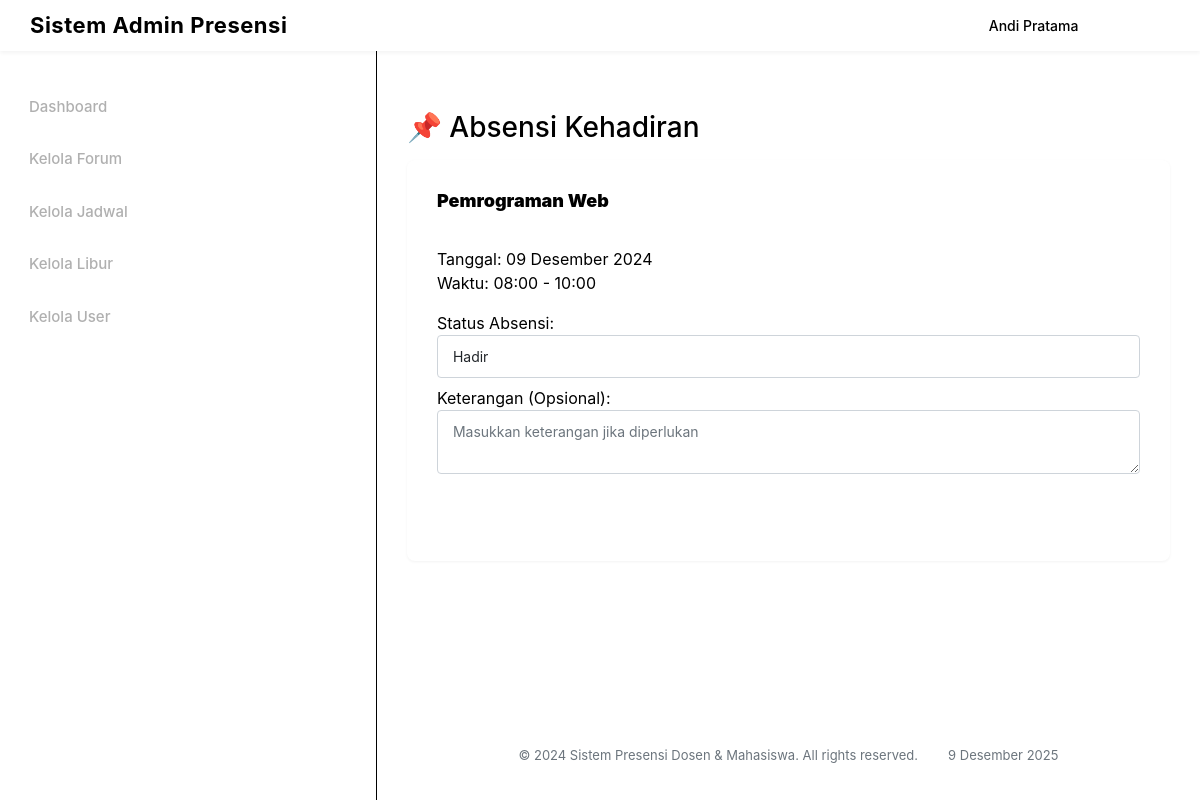
/mahasiswa/absensi.php (signed in), run on the app's committed database.
### tables this page shows
CREATE TABLE forums (
    id INT AUTO_INCREMENT PRIMARY KEY,
    kode_forum VARCHAR(20) NOT NULL UNIQUE,
    judul VARCHAR(100) NOT NULL,
    deskripsi TEXT,
    dosen_id INT,
    created_by INT,
    created_at TIMESTAMP DEFAULT CURRENT_TIMESTAMP,
    FOREIGN KEY (dosen_id) REFERENCES users(id) ON DELETE CASCADE,
    FOREIGN KEY (created_by) REFERENCES users(id) ON DELETE CASCADE
);

CREATE TABLE jadwal_absensi (
    id INT AUTO_INCREMENT PRIMARY KEY,
    forum_id INT NOT NULL,
    tanggal DATE NOT NULL,
    waktu_mulai TIME NOT NULL,
    waktu_selesai TIME NOT NULL,
    topik VARCHAR(200),
    status ENUM('aktif', 'selesai') DEFAULT 'aktif',
    created_by INT,
    created_at TIMESTAMP DEFAULT CURRENT_TIMESTAMP,
    FOREIGN KEY (forum_id) REFERENCES forums(id) ON DELETE CASCADE,
    FOREIGN KEY (created_by) REFERENCES users(id) ON DELETE CASCADE
);

### includes/functions.php (called while the page is built, shortened)
<?php
function formatTanggalIndo($date) {
    $bulan = array(
        1 => 'Januari', 'Februari', 'Maret', 'April', 'Mei', 'Juni',
        'Juli', 'Agustus', 'September', 'Oktober', 'November', 'Desember'
    );
    $split = explode('-', $date);
    return $split[2] . ' ' . $bulan[(int)$split[1]] . ' ' . $split[0];
}
function formatWaktu($time) {
    return date('H:i', strtotime($time));
}
?>

### mahasiswa/absensi.php (the view, shortened to what this page needs)
<?php
require_once __DIR__ . '/../config.php';
require_once __DIR__ . '/../includes/functions.php';
$jadwal = $conn->query("
    SELECT j.*, f.judul AS nama_forum
    FROM jadwal_absensi j
    LEFT JOIN forums f ON j.forum_id = f.id
    WHERE j.status = 'aktif'
    ORDER BY j.tanggal, j.waktu_mulai
")->fetch_assoc();
include __DIR__ . '/../includes/header.php';
?>
<div class="page-wrapper">
    <div class="container">
        <h3>📌 Absensi Kehadiran</h3>
        <?php if (!$jadwal): ?>
            <div class="alert alert-warning mt-3">
                Tidak ada jadwal absensi aktif saat ini.
            </div>
        <?php else: ?>
        <div class="form-card mt-3">
            <h5><strong><?= htmlspecialchars($jadwal['nama_forum']) ?></strong></h5>
            <p>
                Tanggal: <?= formatTanggalIndo($jadwal['tanggal']) ?><br>
                Waktu: <?= formatWaktu($jadwal['waktu_mulai']) ?> -
                       <?= formatWaktu($jadwal['waktu_selesai']) ?>
            </p>
            <form method="post">
                <label>Status Absensi:</label>
                <select name="status" class="form-control" required>
                    <option value="hadir">Hadir</option>
                </select>
                <label class="mt-2">Keterangan (Opsional):</label>
                <textarea name="keterangan" class="form-control" placeholder="Masukkan keterangan jika diperlukan"></textarea>
                <button type="submit" name="absen" class="btn btn-primary mt-3">
                </button>
            </form>
        </div>
        <?php endif; ?>
    </div>
</div>
<?php include __DIR__ . '/../includes/footer.php'; ?>

### assets/css/style.css (style rules this page uses)
* { margin: 0; padding: 0; box-sizing: border-box; }
html, body { height: 100%; }
body { font-family: -apple-system, BlinkMacSystemFont, 'Segoe UI', Roboto, 'Helvetica Neue', Arial, sans-serif; background-color: var(--light-color); color: var(--dark-color); }
body.layout-with-sidebar { display: grid; grid-template-areas: "header header" "sidebar main" "sidebar footer"; grid-template-columns: var(--sidebar-width) 1fr; grid-template-rows: var(--header-height) 1fr auto; min-height: 100vh; }
.container, .container-fluid { max-width: 1200px; margin: 0 auto; padding: 0; }
.page-wrapper { background: var(--light-color); padding: 30px 0; min-height: calc(100vh - 200px); }
.form-card { background: #ffffff; padding: 30px; border-radius: 8px; border: 1px solid var(--border-color); margin-bottom: 30px; box-shadow: 0 1px 3px rgba(0,0,0,0.05); }
.form-card h5 { font-size: 18px; font-weight: 600; color: var(--dark-color); margin: 0 0 20px 0; padding-bottom: 15px; border-bottom: 1px solid var(--border-color); }
.form-control, .form-select { border: 1px solid #ced4da; border-radius: 4px; padding: 10px 15px; font-size: 14px; transition: all 0.3s ease; background-color: #ffffff; }
.btn { border-radius: 4px; font-weight: 500; font-size: 14px; transition: all 0.3s ease; border: none; cursor: pointer; text-decoration: none; display: inline-block; text-align: center; }
.btn-primary { background: var(--primary-color); color: #ffffff; padding: 10px 20px; }
.mt-3 { margin-top: 20px; }

### data on the page
forums: judul "Pemrograman Web"
jadwal_absensi: tanggal "09 Desember 2024", waktu_mulai "08:00", waktu_selesai "10:00"

### other printed values
$_SESSION['nama'] "Andi Pratama"
